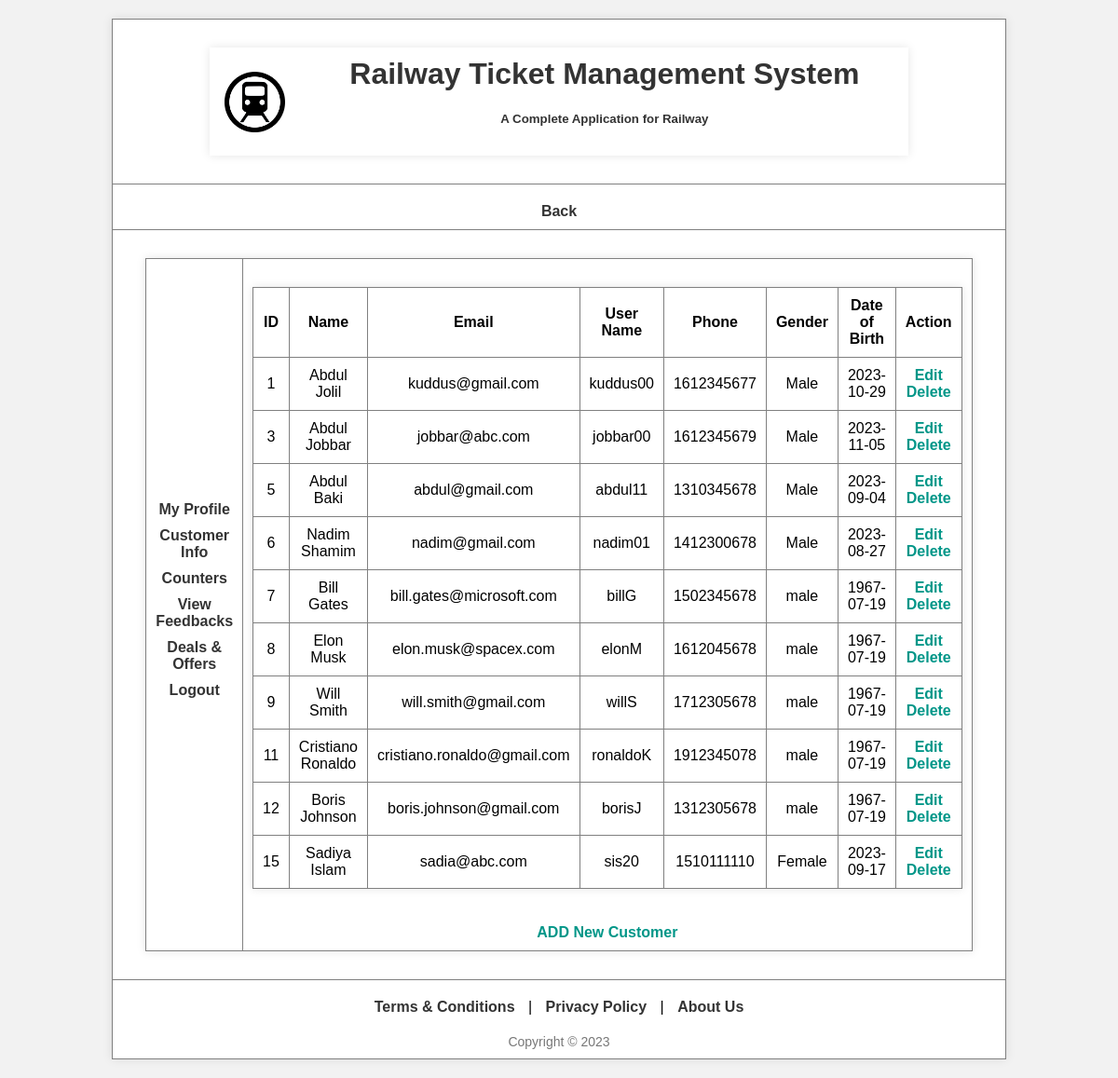
/view/customer.php (signed in), run on the app's committed database.
### tables this page shows
CREATE TABLE `user` (
  `id` int(255) NOT NULL,
  `name` varchar(255) NOT NULL,
  `email` varchar(255) NOT NULL,
  `username` varchar(255) NOT NULL,
  `phone` int(255) NOT NULL,
  `password` varchar(255) NOT NULL,
  `userType` text NOT NULL,
  `gender` text NOT NULL,
  `dob` date NOT NULL
);

### view/customer.php (the view, shortened to what this page needs)
<html>
<html lang="en">
<head>
</head>
<body>
    <table border="1" width="100%" height="100%" align="center">
        <tr height="70">
            <td>
                <table width="100%">
                    <tr>
                        <td>
                            <img src="../upload/logo.png" height="65" width="65" alt="">
                        </td>
                        <td align="right">
                            <h1>Railway Ticket Management System</h1>
                            <h5>A Complete Application for Railway</h5>
                        </td>
                    </tr>
                </table>
            </td>
        </tr>
        <tr height="20">
            <td align="right">
                <nav>
                    <a href="employeeHome.php">Back</a>
                </nav>
            </td>
        </tr>
        <tr>
            <td>
                <table width="100%" height="90%" border="1">
                    <tr>
                        <td width="20%">
                            <ul>
                                <li><a href="myProfile.php">My Profile</a></li>
                                <li><a href="customer.php">Customer Info</a></li>
                                <li><a href="counter.php">Counters</a></li>
                                <li><a href="feedback.php">View Feedbacks</a></li>
                                <li><a href="deals.php">Deals & Offers</a></li>
                                <li><a href="../controller/logout.php">Logout</a></li>
                            </ul>
                        </td>
                        <td width="80%">
                            <table width="100%" border="1">
                                <tr>
                                    <th>ID</th>
                                    <th>Name</th>
                                    <th>Email</th>
                                    <th>User Name</th>
                                    <th>Phone</th>
                                    <th>Gender</th>
                                    <th>Date of Birth</th>
                                    <th>Action</th>
                                </tr>
                                <?php
                                    $con=getConnection();
                                    $sql = "select * from user";
                                    $result = mysqli_query($con, $sql);
                                    while($row=mysqli_fetch_assoc($result)){
                                        if($row['userType']=='customer'){
                                        echo
                                        "<tr>
                                        <td>$row[id]</td>
                                        <td>$row[name]</td>
                                        <td>$row[email]</td>
                                        <td>$row[username]</td>
                                        <td>$row[phone]</td>
                                        <td>$row[gender]</td>
                                        <td>$row[dob]</td>
                                        <td>
                                            <a href='editCustomer.php?id=$row[id]'>Edit</a>
                                            <a href='../controller/deleteUser.php?id=$row[id]'>Delete</a>
                                        </td>
                                </tr>";}}
                                ?>
                            </table> <br>
                            <a href="addCustomer.php">ADD New Customer</a>
                        </td>
                    </tr>
                </table>
            </td>
        </tr>
        <tr height="45" align="center">
            <td>
            <nav>
            <a href="t&c.html">Terms & Conditions</a> |
            <a href="privacyPolicy.html">Privacy Policy</a> |
            <a href="aboutUs.html">About Us</a>
          </nav>
                <footer>Copyright &copy; 2023</footer>
            </td>
        </tr>
    </table>
</body>
</html>

### view/customer.php (style rules this page uses)
body { font-family: 'Arial', sans-serif; margin: 0; padding: 0; background-color: #f2f2f2; }
table { border-collapse: collapse; width: 80%; margin: 20px auto; background-color: #fff; box-shadow: 0 0 10px rgba(0, 0, 0, 0.1); }
h1, h5 { color: #333; }
nav { margin-top: 10px; }
nav a { text-decoration: none; color: #333; margin: 0 10px; font-weight: bold; }
img { max-width: 100%; height: auto; }
td { padding: 10px; text-align: center; }
ul { list-style-type: none; padding: 0; margin: 0; }
ul li { margin-bottom: 10px; }
ul li a { text-decoration: none; color: #333; font-weight: bold; }
table th, table td { padding: 10px; text-align: center; }
footer { margin-top: 20px; font-size: 14px; color: #777; }
a { text-decoration: none; color: #009688; font-weight: bold; }

### data on the page
user: id "1", name "Abdul Jolil", email "kuddus@gmail.com", username "kuddus00", phone "1612345677", gender "Male", dob "2023-10-29"
user: id "3", name "Abdul Jobbar", email "jobbar@abc.com", username "jobbar00", phone "1612345679", gender "Male", dob "2023-11-05"
user: id "5", name "Abdul Baki", email "abdul@gmail.com", username "abdul11", phone "1310345678", gender "Male", dob "2023-09-04"
user: id "6", name "Nadim Shamim", email "nadim@gmail.com", username "nadim01", phone "1412300678", gender "Male", dob "2023-08-27"
user: id "7", name "Bill Gates", email "bill.gates@microsoft.com", username "billG", phone "1502345678", gender "male", dob "1967-07-19"
user: id "8", name "Elon Musk", email "elon.musk@spacex.com", username "elonM", phone "1612045678", gender "male", dob "1967-07-19"
user: id "9", name "Will Smith", email "will.smith@gmail.com", username "willS", phone "1712305678", gender "male", dob "1967-07-19"
user: id "11", name "Cristiano Ronaldo", email "cristiano.ronaldo@gmail.com", username "ronaldoK", phone "1912345078", gender "male", dob "1967-07-19"
user: id "12", name "Boris Johnson", email "boris.johnson@gmail.com", username "borisJ", phone "1312305678", gender "male", dob "1967-07-19"
user: id "15", name "Sadiya Islam", email "sadia@abc.com", username "sis20", phone "1510111110", gender "Female", dob "2023-09-17"
